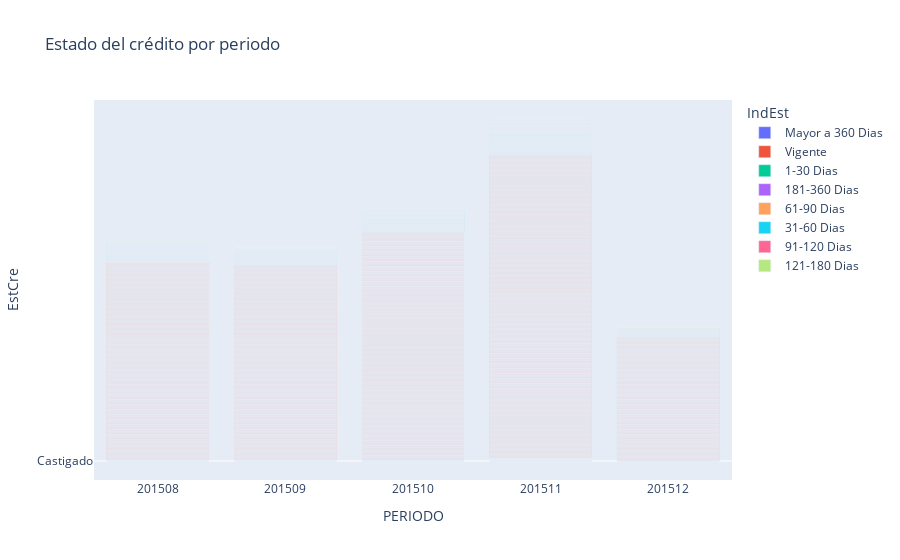

The cell this chart's notebook holds for it:
### Code cell
fig = px.bar(amt, x='PERIODO', y='EstCre', color='IndEst', title='Estado del crédito por periodo')
fig.show()

### Figure 1 — Plotly figure (JSON) as saved in the notebook; plotly's stock layout.template omitted (floating-point values rounded to 4 significant figures; data arrays with more than 128 entries replaced by an {"elided": "..."} marker saying what was removed)
{"data": [{"alignmentgroup": "True", "hovertemplate": "IndEst=Mayor a 360 Dias<br>PERIODO=%{x}<br>EstCre=%{y}<extra></extra>", "legendgroup": "Mayor a 360 Dias", "marker": {"color": "#636efa", "pattern": {"shape": ""}}, "name": "Mayor a 360 Dias", "offsetgroup": "Mayor a 360 Dias", "orientation": "v", "showlegend": true, "textposition": "auto", "type": "bar", "x": {"elided": "2187 str values"}, "xaxis": "x", "y": {"elided": "2187 str values"}, "yaxis": "y"}, {"alignmentgroup": "True", "hovertemplate": "IndEst=Vigente<br>PERIODO=%{x}<br>EstCre=%{y}<extra></extra>", "legendgroup": "Vigente", "marker": {"color": "#EF553B", "pattern": {"shape": ""}}, "name": "Vigente", "offsetgroup": "Vigente", "orientation": "v", "showlegend": true, "textposition": "auto", "type": "bar", "x": {"elided": "6495 str values"}, "xaxis": "x", "y": {"elided": "6495 str values"}, "yaxis": "y"}, {"alignmentgroup": "True", "hovertemplate": "IndEst=1-30 Dias<br>PERIODO=%{x}<br>EstCre=%{y}<extra></extra>", "legendgroup": "1-30 Dias", "marker": {"color": "#00cc96", "pattern": {"shape": ""}}, "name": "1-30 Dias", "offsetgroup": "1-30 Dias", "orientation": "v", "showlegend": true, "textposition": "auto", "type": "bar", "x": {"elided": "896 str values"}, "xaxis": "x", "y": {"elided": "896 str values"}, "yaxis": "y"}, {"alignmentgroup": "True", "hovertemplate": "IndEst=181-360 Dias<br>PERIODO=%{x}<br>EstCre=%{y}<extra></extra>", "legendgroup": "181-360 Dias", "marker": {"color": "#ab63fa", "pattern": {"shape": ""}}, "name": "181-360 Dias", "offsetgroup": "181-360 Dias", "orientation": "v", "showlegend": true, "textposition": "auto", "type": "bar", "x": {"elided": "149 str values"}, "xaxis": "x", "y": {"elided": "149 str values"}, "yaxis": "y"}, {"alignmentgroup": "True", "hovertemplate": "IndEst=61-90 Dias<br>PERIODO=%{x}<br>EstCre=%{y}<extra></extra>", "legendgroup": "61-90 Dias", "marker": {"color": "#FFA15A", "pattern": {"shape": ""}}, "name": "61-90 Dias", "offsetgroup": "61-90 Dias", "orientation": "v", "showlegend": true, "textposition": "auto", "type": "bar", "x": ["201508", "201508", "201508", "201508", "201508", "201508", "201508", "201508", "201508", "201508", "201508", "201508", "201509", "201509", "201509", "201509", "201509", "201509", "201509", "201509", "201509", "201509", "201510", "201510", "201510", "201510", "201510", "201510", "201510", "201510", "201511", "201511", "201511", "201511", "201511", "201511", "201511", "201511", "201511", "201511", "201511", "201511", "201511", "201511", "201511", "201511", "201511", "201511", "201511", "201512", "201512", "201512"], "xaxis": "x", "y": ["Moroso", "Moroso", "Moroso", "Moroso", "Moroso", "Moroso", "Moroso", "Moroso", "Moroso", "Moroso", "Moroso", "Moroso", "Moroso", "Moroso", "Moroso", "Moroso", "Moroso", "Moroso", "Moroso", "Moroso", "Moroso", "Moroso", "Moroso", "Moroso", "Moroso", "Moroso", "Moroso", "Moroso", "Moroso", "Moroso", "Moroso", "Moroso", "Moroso", "Moroso", "Moroso", "Moroso", "Moroso", "Moroso", "Moroso", "Moroso", "Moroso", "Moroso", "Moroso", "Moroso", "Moroso", "Moroso", "Moroso", "Moroso", "Moroso", "Moroso", "Moroso", "Moroso"], "yaxis": "y"}, {"alignmentgroup": "True", "hovertemplate": "IndEst=31-60 Dias<br>PERIODO=%{x}<br>EstCre=%{y}<extra></extra>", "legendgroup": "31-60 Dias", "marker": {"color": "#19d3f3", "pattern": {"shape": ""}}, "name": "31-60 Dias", "offsetgroup": "31-60 Dias", "orientation": "v", "showlegend": true, "textposition": "auto", "type": "bar", "x": ["201508", "201508", "201508", "201508", "201508", "201508", "201508", "201508", "201508", "201508", "201508", "201508", "201509", "201509", "201509", "201509", "201509", "201509", "201509", "201509", "201509", "201509", "201509", "201509", "201509", "201509", "201509", "201510", "201510", "201510", "201510", "201510", "201510", "201510", "201510", "201510", "201510", "201510", "201510", "201510", "201510", "201510", "201510", "201510", "201510", "201510", "201510", "201510", "201511", "201511", "201511", "201511", "201511", "201511", "201511", "201511", "201511", "201511", "201511", "201511", "201511", "201511", "201511", "201511", "201511", "201511", "201511", "201511", "201511", "201511", "201511", "201511", "201511", "201511", "201511", "201511", "201511", "201511", "201511", "201511", "201511", "201511", "201511", "201511", "201511", "201511", "201511", "201511", "201511", "201511", "201511", "201511", "201511", "201511", "201511", "201511", "201511", "201511", "201511", "201511", "201511", "201511", "201511", "201511", "201511", "201512", "201512", "201512", "201512", "201512", "201512", "201512", "201512", "201512"], "xaxis": "x", "y": ["Moroso", "Moroso", "Moroso", "Moroso", "Moroso", "Moroso", "Moroso", "Moroso", "Moroso", "Moroso", "Moroso", "Moroso", "Moroso", "Moroso", "Moroso", "Moroso", "Moroso", "Moroso", "Moroso", "Moroso", "Moroso", "Moroso", "Moroso", "Moroso", "Moroso", "Moroso", "Moroso", "Moroso", "Moroso", "Moroso", "Moroso", "Moroso", "Moroso", "Moroso", "Moroso", "Moroso", "Moroso", "Moroso", "Moroso", "Moroso", "Moroso", "Moroso", "Moroso", "Moroso", "Moroso", "Moroso", "Moroso", "Moroso", "Moroso", "Moroso", "Moroso", "Moroso", "Moroso", "Moroso", "Moroso", "Moroso", "Moroso", "Moroso", "Moroso", "Moroso", "Moroso", "Moroso", "Moroso", "Moroso", "Moroso", "Moroso", "Moroso", "Moroso", "Moroso", "Moroso", "Moroso", "Moroso", "Moroso", "Moroso", "Moroso", "Moroso", "Moroso", "Moroso", "Moroso", "Moroso", "Moroso", "Moroso", "Moroso", "Moroso", "Moroso", "Moroso", "Moroso", "Moroso", "Moroso", "Moroso", "Moroso", "Moroso", "Moroso", "Moroso", "Moroso", "Moroso", "Moroso", "Moroso", "Moroso", "Moroso", "Moroso", "Moroso", "Moroso", "Moroso", "Moroso", "Moroso", "Moroso", "Moroso", "Moroso", "Moroso", "Moroso", "Moroso", "Moroso", "Moroso"], "yaxis": "y"}, {"alignmentgroup": "True", "hovertemplate": "IndEst=91-120 Dias<br>PERIODO=%{x}<br>EstCre=%{y}<extra></extra>", "legendgroup": "91-120 Dias", "marker": {"color": "#FF6692", "pattern": {"shape": ""}}, "name": "91-120 Dias", "offsetgroup": "91-120 Dias", "orientation": "v", "showlegend": true, "textposition": "auto", "type": "bar", "x": ["201508", "201508", "201508", "201508", "201508", "201508", "201508", "201509", "201509", "201509", "201509", "201509", "201510", "201510", "201510", "201510", "201510", "201510", "201510", "201510", "201510", "201510", "201510", "201511", "201511", "201511", "201511", "201511", "201511", "201511", "201511", "201511", "201511", "201511", "201511", "201511", "201511", "201511", "201511", "201511", "201511", "201511", "201512", "201512", "201512"], "xaxis": "x", "y": ["Moroso", "Moroso", "Moroso", "Moroso", "Moroso", "Moroso", "Moroso", "Moroso", "Moroso", "Moroso", "Moroso", "Moroso", "Moroso", "Moroso", "Moroso", "Moroso", "Moroso", "Moroso", "Moroso", "Moroso", "Moroso", "Moroso", "Moroso", "Moroso", "Moroso", "Moroso", "Moroso", "Moroso", "Moroso", "Moroso", "Moroso", "Moroso", "Moroso", "Moroso", "Moroso", "Moroso", "Moroso", "Moroso", "Moroso", "Moroso", "Moroso", "Moroso", "Moroso", "Moroso", "Moroso"], "yaxis": "y"}, {"alignmentgroup": "True", "hovertemplate": "IndEst=121-180 Dias<br>PERIODO=%{x}<br>EstCre=%{y}<extra></extra>", "legendgroup": "121-180 Dias", "marker": {"color": "#B6E880", "pattern": {"shape": ""}}, "name": "121-180 Dias", "offsetgroup": "121-180 Dias", "orientation": "v", "showlegend": true, "textposition": "auto", "type": "bar", "x": ["201508", "201508", "201508", "201508", "201508", "201508", "201508", "201508", "201508", "201508", "201508", "201508", "201509", "201509", "201509", "201509", "201509", "201509", "201509", "201509", "201509", "201509", "201510", "201510", "201510", "201510", "201510", "201510", "201510", "201510", "201510", "201510", "201511", "201511", "201511", "201511", "201511", "201511", "201511", "201511", "201511", "201511", "201511", "201511", "201511", "201511", "201511", "201511", "201511", "201511", "201511", "201511", "201511", "201511", "201511", "201511", "201511", "201511", "201511", "201512", "201512", "201512"], "xaxis": "x", "y": ["Moroso", "Moroso", "Moroso", "Moroso", "Moroso", "Moroso", "Moroso", "Moroso", "Moroso", "Moroso", "Moroso", "Moroso", "Juridico", "Moroso", "Moroso", "Moroso", "Moroso", "Moroso", "Moroso", "Moroso", "Moroso", "Moroso", "Juridico", "Moroso", "Moroso", "Moroso", "Moroso", "Moroso", "Moroso", "Moroso", "Moroso", "Moroso", "Juridico", "Moroso", "Moroso", "Moroso", "Moroso", "Moroso", "Moroso", "Moroso", "Moroso", "Moroso", "Moroso", "Moroso", "Moroso", "Moroso", "Moroso", "Moroso", "Moroso", "Moroso", "Moroso", "Moroso", "Moroso", "Moroso", "Moroso", "Moroso", "Moroso", "Moroso", "Moroso", "Moroso", "Moroso", "Moroso"], "yaxis": "y"}], "layout": {"barmode": "relative", "legend": {"title": {"text": "IndEst"}, "tracegroupgap": 0}, "title": {"text": "Estado del crédito por periodo"}, "xaxis": {"anchor": "y", "domain": [0, 1], "title": {"text": "PERIODO"}}, "yaxis": {"anchor": "x", "domain": [0, 1], "title": {"text": "EstCre"}}}}
